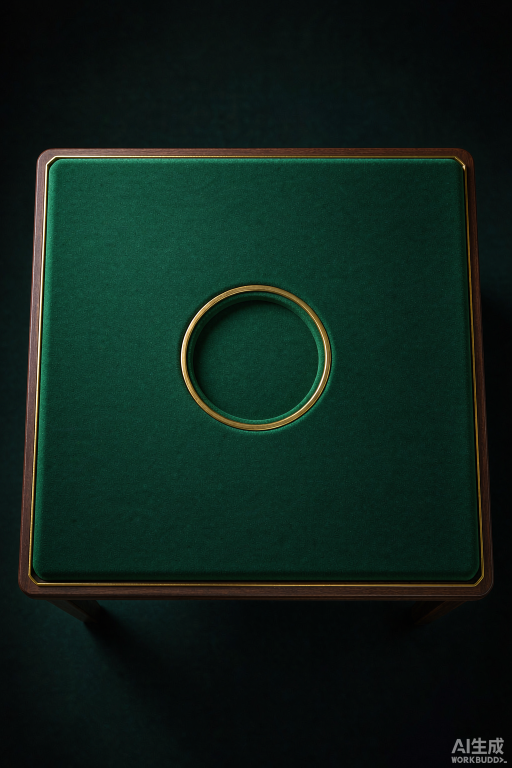
#> input picture generated-images/game-start-table-v2/Photorealistic_top_down_orthog_2026-10-04T15-20-03.png, 1024 x 1536 px (shown at 1/2 size); its folder holds only this picture in this run
$ python rectify_tables.py
#> lines starting #> are read from the running program, lines starting #| are printed output that depends on the picture; after the words box and inside, x2 and y2 are one past the last pixel; in counts of white or black regions, pixels touching at a corner belong together
# -*- coding: utf-8 -*-
"""单应校正（homography rectify）：把 AI 出图的轻微透视拉回严格俯视 90°。
原理：桌面是一个平面 → 用毡面四角求 H，把毡面映射成正方形，则整个桌面平面（含桌框、圆盘）
      同时被校正；圆盘也会由椭圆回归正圆。
判据：校正后毡面上下宽度差 < 1%、圆盘 长宽比 ≈ 1。
"""
import glob, os, json
import numpy as np
import cv2
from PIL import Image

BASE = 'generated-images/game-start-table-v2'
PROC = 'docs-verify/game-5/game-start/proc'
for d in ('master', 'engine', 'rect', 'masks'):
    os.makedirs(os.path.join(PROC, d), exist_ok=True)
KEY = {'15-20-03': ('A', '窄木边·极简雅致'), '15-20-27': ('B', '胡桃木宽边·手作'),
       '15-20-46': ('C', '錾刻金框·奢华')}
S = 900; PAD = 240; CAN = S + 2 * PAD


def hsv(a):
    r, g, b = a[..., 0], a[..., 1], a[..., 2]
    mx = a.max(-1); mn = a.min(-1); d = mx - mn
    v = mx
    s = np.where(mx > 1e-6, d / np.maximum(mx, 1e-6), 0)
    h = np.zeros_like(mx); nz = d > 1e-6
    i = nz & (mx == r); h[i] = (60 * ((g[i] - b[i]) / d[i])) % 360
    i = nz & (mx == g); h[i] = 60 * ((b[i] - r[i]) / d[i]) + 120
    i = nz & (mx == b); h[i] = 60 * ((r[i] - g[i]) / d[i]) + 240
    return h, s, v


def order4(pts):
    p = np.array(pts, dtype=np.float32).reshape(4, 2)
    s = p.sum(1); d = np.diff(p, axis=1).ravel()
    return np.array([p[np.argmin(s)], p[np.argmin(d)], p[np.argmax(s)], p[np.argmax(d)]], dtype=np.float32)


report = []
for f in sorted(glob.glob(os.path.join(BASE, '*.png'))):
    code, label = KEY.get(f.split('T')[-1][:8], ('?', '?'))
    bgr = cv2.imread(f)
#> bgr is the input picture: shape (1536, 1024, 3); mean B, G, R 26.4, 33.9, 14.2
    H_, W_ = bgr.shape[:2]
    a = (bgr[:, :, ::-1].astype(np.float32) / 255.0)
    h, s, v = hsv(a)
#> in hsv, `nz = d > 1e-06`:
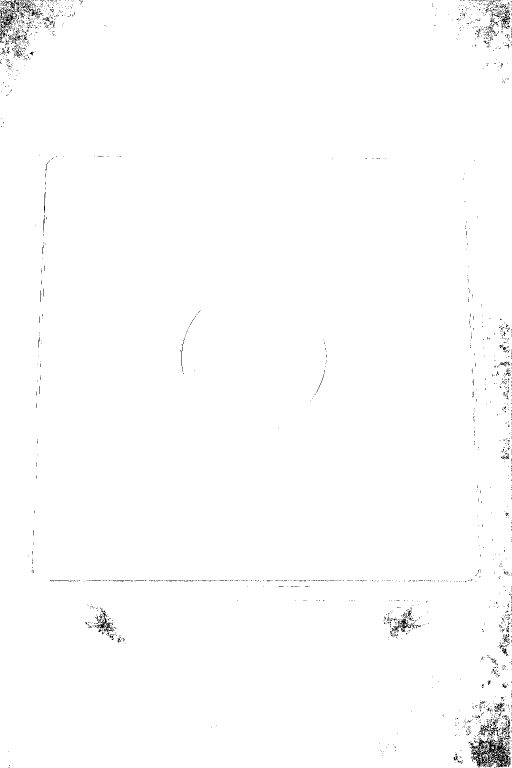
#> nz: shape (1536, 1024) bool (shown at 1/2 size); 99.2% white; black in thin lines or dots
#> in hsv, `h[i] = 60 * ((r[i] - g[i]) / d[i]) + 240`:
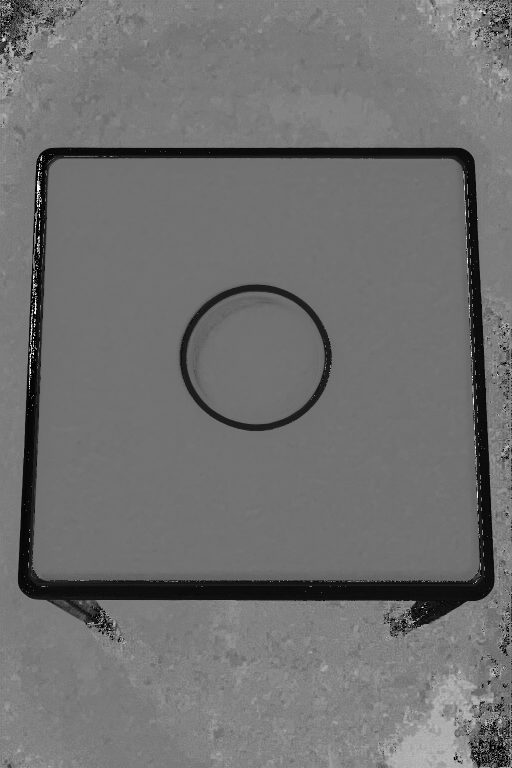
#> h: shape (1536, 1024) float32 (shown at 1/2 size); min 0, max 358.5, mean 158.3; drawn with min black and max white
    fm = ((h > 95) & (h < 175) & (s > 0.22) & (v > 0.10)).astype(np.uint8)
#> fm: shape (1536, 1024); values 0 (black) and 1 (white), 45.5% white; 1037 white regions (956 under 20 px), largest, box (x1, y1, x2, y2) and area: (65, 316, 959, 1161) 634890, (376, 584, 649, 849) 52283, (33, 1174, 176, 1295) 4097
    fm[int(H_ * 0.92):, int(W_ * 0.78):] = 0
    fm = cv2.morphologyEx(fm, cv2.MORPH_CLOSE, np.ones((25, 25), np.uint8))
#> fm: shape (1536, 1024); values 0 (black) and 1 (white), 51% white; 6 black regions, box (x1, y1, x2, y2) and area: (0, 0, 1024, 1536) 766955, (0, 626, 20, 683) 1055, (0, 693, 20, 738) 819, (656, 269, 685, 294) 725, (0, 756, 19, 794) 687, (0, 795, 15, 836) 613
    fm = cv2.morphologyEx(fm, cv2.MORPH_OPEN, np.ones((15, 15), np.uint8))
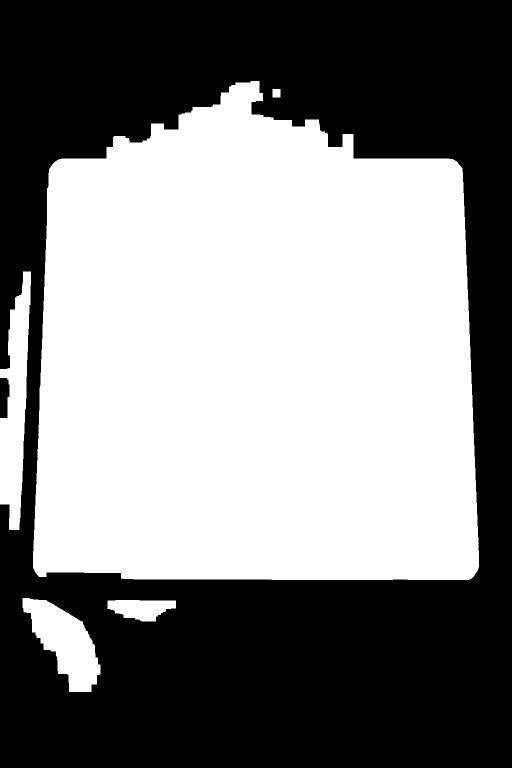
#> fm: shape (1536, 1024) (shown at 1/2 size); values 0 (black) and 1 (white), 50.8% white; 2 black regions
    cnts, _ = cv2.findContours(fm, cv2.RETR_EXTERNAL, cv2.CHAIN_APPROX_SIMPLE)
#> cnts = 5 contours; box (x1, y1, x2, y2) and area: (66, 162, 958, 1160) 758284, (0, 543, 62, 1060) 18482, (45, 1196, 201, 1384) 14834, (215, 1200, 352, 1243) 4006, (545, 178, 561, 195) 240
    c = max(cnts, key=cv2.contourArea)
#> c = contour of 331 points, box (x1, y1, x2, y2) (66, 162, 958, 1160), area 758284
    peri = cv2.arcLength(c, True)
#> peri = 3863.6
    quad = None
    for eps in np.arange(0.008, 0.06, 0.002):
        ap = cv2.approxPolyDP(c, eps * peri, True)
        if len(ap) == 4:
            quad = ap.reshape(4, 2)
            break
#> this loop made 18 passes
#> quad on pass 18: [[111, 322], [77, 1153], [948, 1151], [912, 322]]
    if quad is None:
        print('%s 找不到四角，跳过' % code); continue
    src = order4(quad)
#> in order4, `p = np.array(pts, dtype=np.float32).reshape(4, 2)`: p = [[111, 322], [77, 1153], [948, 1151], [912, 322]]
#> in order4, `s = p.sum(1)`: s = [433, 1230, 2099, 1234]
#> in order4, `d = np.diff(p, axis=1).ravel()`: d = [211, 1076, 203, -590]
#> src = [[111, 322], [912, 322], [948, 1151], [77, 1153]]
    dst = np.array([[PAD, PAD], [PAD + S, PAD], [PAD + S, PAD + S], [PAD, PAD + S]], dtype=np.float32)
    Hm = cv2.getPerspectiveTransform(src, dst)
#> Hm = [[1.16, 0.0736, 95.95], [-0.000686, 1.24, -152.4], [-2.86e-06, 0.000109, 1]]
    warped = cv2.warpPerspective(bgr, Hm, (CAN, CAN), flags=cv2.INTER_LANCZOS4,
                                 borderMode=cv2.BORDER_CONSTANT, borderValue=(0, 0, 0))
    cv2.imwrite(os.path.join(PROC, 'rect', 'rect_%s.png' % code), warped)

    wa = warped[:, :, ::-1].astype(np.float32) / 255.0
    lum = wa @ np.array([0.299, 0.587, 0.114], dtype=np.float32)

    # 校正后毡面宽度应恒定（复检）
    wh, wsu, wv = hsv(wa)
#> in hsv (call 2), `h[i] = 60 * ((r[i] - g[i]) / d[i]) + 240`:
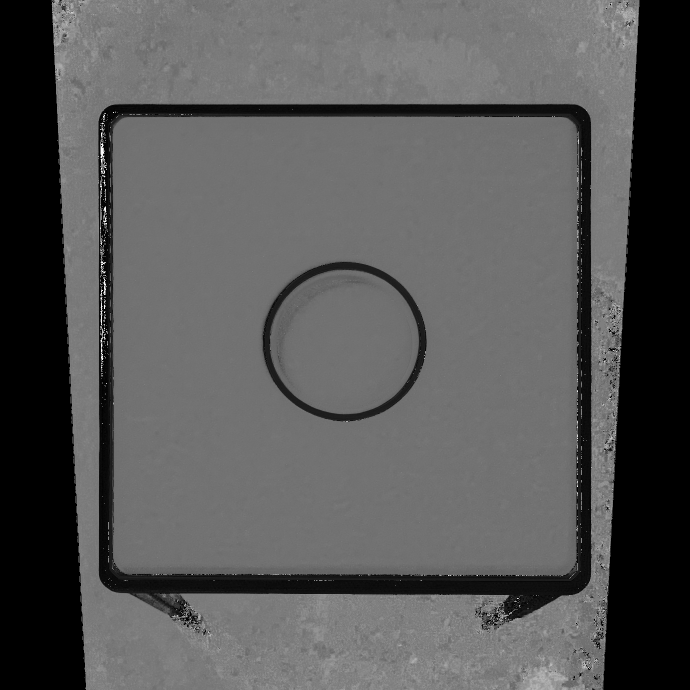
#> h: shape (1380, 1380) float32 (shown at 1/2 size); min 0, max 358.6, mean 123.8; drawn with min black and max white
    wfelt = (wh > 95) & (wh < 175) & (wsu > 0.22) & (wv > 0.10)
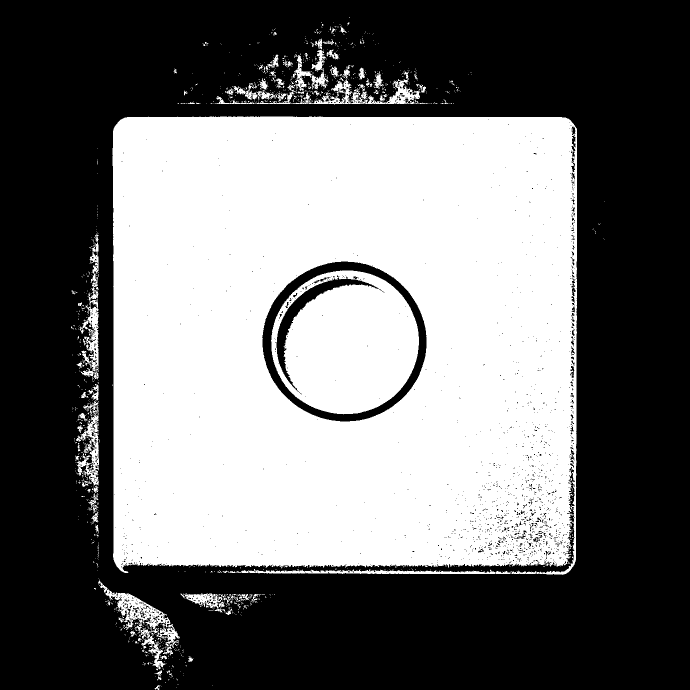
#> wfelt: shape (1380, 1380) bool (shown at 1/2 size); 43.9% white; 1133 white regions (1046 under 20 px), largest, box (x1, y1, x2, y2) and area: (226, 233, 1154, 1150) 745996, (542, 541, 838, 829) 61197, (196, 1161, 341, 1339) 4866
    ws = []
    for yy in range(PAD + 40, PAD + S - 40, 40):
        row = np.where(wfelt[yy])[0]
        row = row[(row > PAD - 60) & (row < PAD + S + 60)]
        ws.append(row.max() - row.min() + 1 if len(row) > 5 else np.nan)
#> after the loop, ws = [928, 930, 928, 928, 928, 969, 973, 972, 968, 972, 972, 968, 968, 968, 972, 970, 968, 970, 971, 964, 925]
    ws = np.array([x for x in ws if not np.isnan(x)])
#> ws = 21 values, max 973 at index 6, min 925 at index 20, mean 957.7
    taper = (ws.max() - ws.min()) / ws.mean() * 100 if len(ws) else float('nan')
#> taper = 5.01

    # 桌体外框：从毡面方框向外扫到背景
    cy = PAD + S // 2; cx = PAD + S // 2
    def ext(sample, start, step, lim, t=0.07):
#> called with start = 239, step = -1, lim = 0, t = 0.07
        i, n = start, 0
        while (step > 0 and i < lim) or (step < 0 and i > lim):
            if sample(i) < t: break
            n += 1; i += step
        return n
    el = ext(lambda x: lum[cy, x], PAD - 1, -1, 0)
#> el = 13
    er = ext(lambda x: lum[cy, x], PAD + S, +1, CAN - 1)
#> er = 6
    et = ext(lambda y: lum[y, cx], PAD - 1, -1, 0)
#> et = 6
    eb = ext(lambda y: lum[y, cx], PAD + S, +1, CAN - 1)
#> eb = 1
    tx0, tx1, ty0, ty1 = PAD - el, PAD + S - 1 + er, PAD - et, PAD + S - 1 + eb
#> tx0 = 227; tx1 = 1145; ty0 = 234; ty1 = 1140
    tw, th = tx1 - tx0 + 1, ty1 - ty0 + 1
#> tw = 919; th = 907
    side = min(max(tw, th) + int(max(tw, th) * 0.03), CAN)
#> side = 946
    ccx, ccy = (tx0 + tx1) // 2, (ty0 + ty1) // 2
#> ccx = 686; ccy = 687
    x0 = max(0, min(ccx - side // 2, CAN - side)); y0 = max(0, min(ccy - side // 2, CAN - side))
#> after `x0 = max(0, min(ccx - side // 2, CAN - side))`: x0 = 213
#> after `y0 = max(0, min(ccy - side // 2, CAN - side))`: y0 = 214
    crop = warped[y0:y0 + side, x0:x0 + side]
    crop_rgb = Image.fromarray(crop[:, :, ::-1])

    mp = os.path.join(PROC, 'master', 'table_%s_1024.jpg' % code)
    ep = os.path.join(PROC, 'engine', 'table_%s_750.jpg' % code)
    crop_rgb.resize((1024, 1024), Image.LANCZOS).save(mp, 'JPEG', quality=88, optimize=True, progressive=True)
    crop_rgb.resize((750, 750), Image.LANCZOS).save(ep, 'JPEG', quality=84, optimize=True, progressive=True)

    ca = (crop[:, :, ::-1].astype(np.float32) / 255.0)
    ch, cs, cv = hsv(ca)
#> in hsv (call 3), `mn = a.min(-1)`:
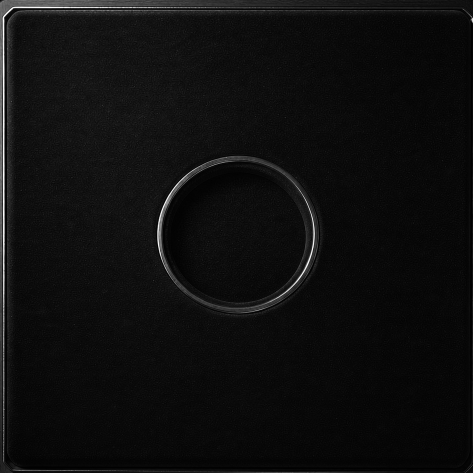
#> mn: shape (946, 946) float32 (shown at 1/2 size); min 0, max 1, mean 0.0571
#> in hsv (call 3), `d = mx - mn`:
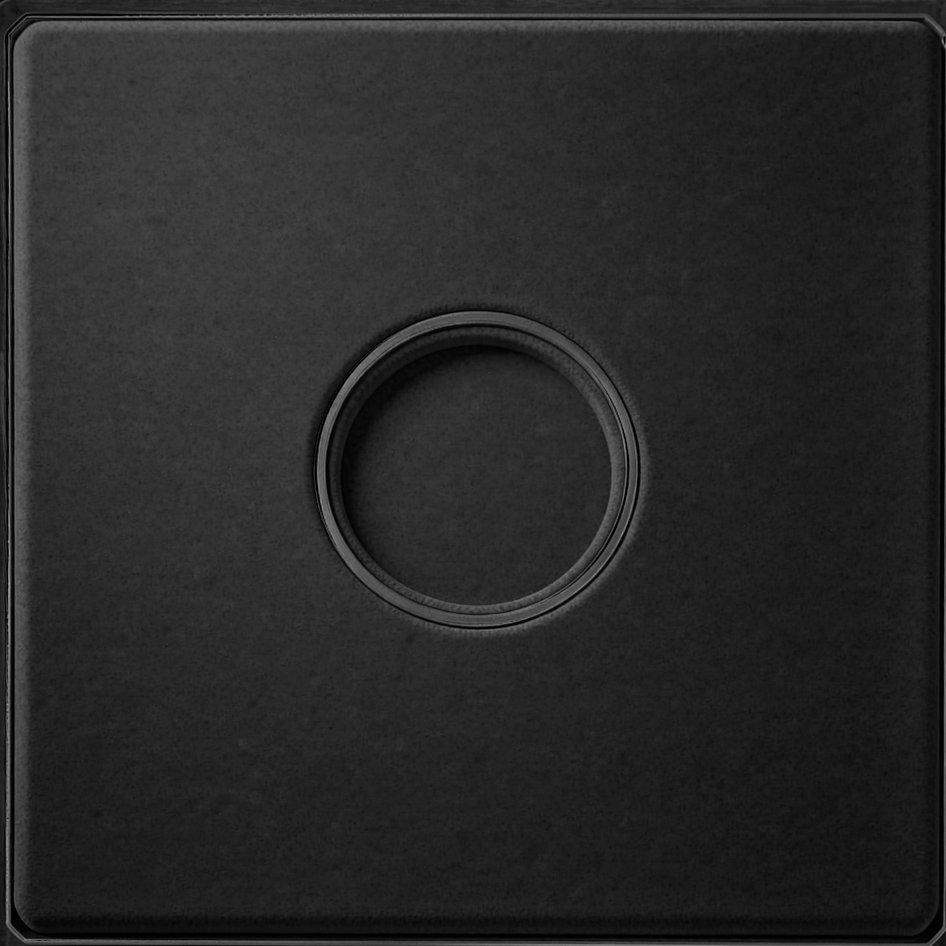
#> d: shape (946, 946) float32; min 0, max 0.643, mean 0.158
    gold = (ch > 26) & (ch < 64) & (cs > 0.28) & (cv > 0.32)
    cd = side
#> cd = 946
    gold[:int(cd * .18), :] = False; gold[int(cd * .82):, :] = False
    gold[:, :int(cd * .18)] = False; gold[:, int(cd * .82):] = False
    gys, gxs = np.where(gold)
#> gys = 10005 values from 311 to 626; gxs = 10005 values, max 637 at index 4840, min 314 at index 4803, mean 480.7
    if len(gxs) > 50:
        gcx, gcy = float(gxs.mean()), float(gys.mean())
#> gcx = 480.7; gcy = 468.6
        rrx = np.percentile(np.abs(gxs - gcx), 99); rry = np.percentile(np.abs(gys - gcy), 99)
#> after `rrx = np.percentile(np.abs(gxs - gcx), 99)`: rrx = 161.7
#> after `rry = np.percentile(np.abs(gys - gcy), 99)`: rry = 156.4
        ring_o = (rrx + rry) / 2; circ = rrx / max(rry, 1e-6)
#> after `ring_o = (rrx + rry) / 2`: ring_o = 159.1
#> after `circ = rrx / max(rry, 1e-06)`: circ = 1.03
    else:
        gcx = gcy = ring_o = circ = float('nan')
    yy, xx = np.mgrid[0:cd, 0:cd]
    dd = np.sqrt(((xx - cd / 2) / (cd / 2)) ** 2 + ((yy - cd / 2) / (cd / 2)) ** 2)
    felt_med = np.median(ca[(dd > 0.62) & (dd < 0.85)], 0) * 255
#> felt_med = [11, 47, 36]
    tray_med = np.median(ca[dd < 0.13], 0) * 255
#> tray_med = [13, 59, 44]
    corner = np.median(np.concatenate([ca[0:12, 0:12].reshape(-1, 3), ca[0:12, -12:].reshape(-1, 3)]), 0) * 255
#> corner = [65, 35.5, 21.5]

    rec = dict(code=code, label=label, taper_after=round(float(taper), 2),
               quad_src=src.astype(int).tolist(), side_px=int(side),
               master=mp, engine=ep, master_kb=round(os.path.getsize(mp) / 1024, 1),
               engine_kb=round(os.path.getsize(ep) / 1024, 1),
               tray_cx=round(gcx / cd, 4), tray_cy=round(gcy / cd, 4), tray_r=round(ring_o / cd, 4),
               tray_dia_pct=round(ring_o * 2 / cd * 100, 1), circle_ratio=round(float(circ), 4),
               felt='#%02X%02X%02X' % tuple(felt_med.astype(int)),
               tray_floor='#%02X%02X%02X' % tuple(tray_med.astype(int)),
               surround='#%02X%02X%02X' % tuple(corner.astype(int)))
#> rec = 17 items
    report.append(rec)
    print('%s 校正后毡面宽度波动 %.2f%%  圆盘长宽比 %.4f' % (code, taper, circ))
#| A 校正后毡面宽度波动 5.01%  圆盘长宽比 1.0342
    print('   裁 %d×%d → 母版 %.0fKB / 工程版 %.0fKB' % (side, side, rec['master_kb'], rec['engine_kb']))
#|    裁 946×946 → 母版 181KB / 工程版 82KB
    print('   圆盘 圆心(%.4f, %.4f) 直径 %.1f%% 桌面边长' % (rec['tray_cx'], rec['tray_cy'], rec['tray_dia_pct']))
#|    圆盘 圆心(0.5082, 0.4954) 直径 33.6% 桌面边长
    print('   毡面 %s  盘内 %s  外围 %s' % (rec['felt'], rec['tray_floor'], rec['surround']))
#|    毡面 #0B2F24  盘内 #0D3B2C  外围 #412315

json.dump(report, open(os.path.join(PROC, 'metrics.json'), 'w'), ensure_ascii=False, indent=2)
print('\n已写 metrics.json')

$ run again, on generated-images/game-start-table-v2/Photorealistic_top_down_orthog_2026-10-04T15-20-27.png
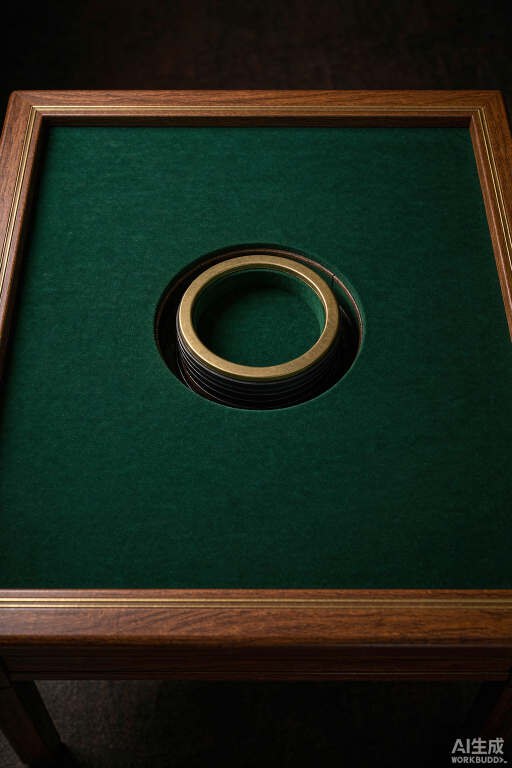
#> input picture generated-images/game-start-table-v2/Photorealistic_top_down_orthog_2026-10-04T15-20-27.png, 1024 x 1536 px (shown at 1/2 size)
#> bgr is the input picture: shape (1536, 1024, 3); mean B, G, R 26.4, 37.9, 27.2
#> in hsv, `nz = d > 1e-06`:
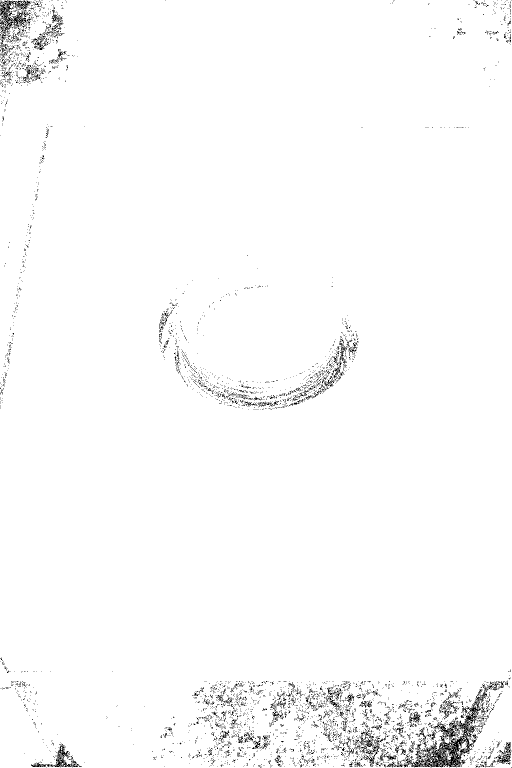
#> nz: shape (1536, 1024) bool (shown at 1/2 size); 98.1% white; black in thin lines or dots
#> cnts = 1 contour; box (x1, y1, x2, y2) and area: (0, 254, 1024, 1178) 889817
#> c = contour of 331 points, box (x1, y1, x2, y2) (0, 254, 1024, 1178), area 889817
#> peri = 3837.1
#> the loop `for eps in np.arange(0.008, 0.06, 0.002):` made 4 passes
#> quad on pass 4: [[109, 255], [0, 1176], [1023, 1176], [937, 260]]
#> p = [[109, 255], [0, 1176], [1023, 1176], [937, 260]]
#> in order4, `s = p.sum(1)`: s = [364, 1176, 2199, 1197]
#> in order4, `d = np.diff(p, axis=1).ravel()`: d = [146, 1176, 153, -677]
#> src = [[109, 255], [937, 260], [1023, 1176], [0, 1176]]
#> Hm = [[1.15, 0.202, 79.32], [-0.00987, 1.36, -88.12], [-8.66e-06, 0.000273, 1]]
#> r: shape (1380, 1380) float32
#> g: shape (1380, 1380) float32
#> b: shape (1380, 1380) float32
#> mx: shape (1380, 1380) float32
#> mn: shape (1380, 1380) float32
#> nz: shape (1380, 1380) bool; 72.3% white; 3624 black regions (3521 under 20 px), largest, box (x1, y1, x2, y2) and area: (1116, 0, 1380, 1380) 263308, (0, 0, 271, 1380) 248883, (987, 1306, 1071, 1380) 1356
#> wfelt: shape (1380, 1380) bool; 39.1% white; 327 white regions (286 under 20 px), largest, box (x1, y1, x2, y2) and area: (210, 236, 1186, 1142) 713978, (604, 556, 820, 754) 26032, (757, 535, 885, 673) 1592
#> after the loop `for yy in range(PAD + 40, PAD + S - 40, 40):`: ws = [908, 916, 922, 925, 934, 937, 944, 949, 953, 958, 963, 965, 965, 962, 958, 954, 950, 943, 933, 920, 900]
#> `ws = np.array([x for x in ws if not np.isnan(x)])`: ws = 21 values, max 965 at index 11, min 900 at index 20, mean 940.9
#> taper = 6.91
#> el = 20
#> er = 3
#> eb = 92
#> tx0 = 220; tx1 = 1142; ty0 = 237; ty1 = 1231
#> tw = 923; th = 995
#> side = 1024
#> ccx = 681; ccy = 734
#> x0 = 169
#> y0 = 222
#> r: shape (1024, 1024) float32
#> g: shape (1024, 1024) float32
#> b: shape (1024, 1024) float32
#> mx: shape (1024, 1024) float32
#> mn: shape (1024, 1024) float32
#> in hsv (call 3), `s = np.where(mx > 1e-6, d / np.maximum(mx, 1e-6), 0)`:
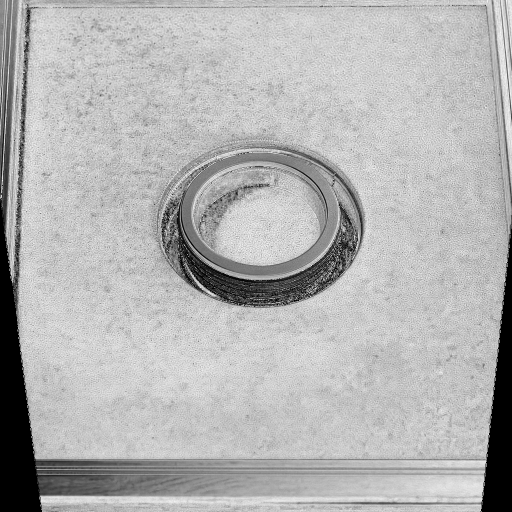
#> s: shape (1024, 1024) float32 (shown at 1/2 size); min 0, max 1, mean 0.704
#> cd = 1024
#> gys = 17646 values from 294 to 551; gxs = 17646 values, max 720 at index 11141, min 360 at index 8591, mean 522.2
#> gcx = 522.2; gcy = 429.1
#> rrx = 157.2
#> rry = 121.9
#> ring_o = 139.5
#> circ = 1.29
#> felt_med = [9, 45, 33]
#> tray_med = [10, 46, 33]
#> corner = [104, 59, 25]
#> rec = 17 items
#| B 校正后毡面宽度波动 6.91%  圆盘长宽比 1.2897
#|    裁 1024×1024 → 母版 176KB / 工程版 82KB
#|    圆盘 圆心(0.5100, 0.4191) 直径 27.3% 桌面边长
#|    毡面 #092D21  盘内 #0A2E21  外围 #683B19
